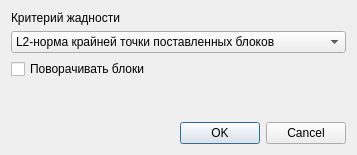
<?xml version="1.0" encoding="UTF-8"?>
<ui version="4.0">
 <class>GreedySolverDialog</class>
 <widget class="QDialog" name="GreedySolverDialog">
  <property name="geometry">
   <rect>
    <x>0</x>
    <y>0</y>
    <width>357</width>
    <height>155</height>
   </rect>
  </property>
  <property name="sizePolicy">
   <sizepolicy hsizetype="Fixed" vsizetype="Fixed">
    <horstretch>0</horstretch>
    <verstretch>0</verstretch>
   </sizepolicy>
  </property>
  <property name="windowTitle">
   <string>Параметры жадного алгоритма</string>
  </property>
  <layout class="QGridLayout" name="gridLayout">
   <property name="sizeConstraint">
    <enum>QLayout::SetDefaultConstraint</enum>
   </property>
   <item row="2" column="0">
    <widget class="QDialogButtonBox" name="buttonBox">
     <property name="orientation">
      <enum>Qt::Horizontal</enum>
     </property>
     <property name="standardButtons">
      <set>QDialogButtonBox::Cancel|QDialogButtonBox::Ok</set>
     </property>
    </widget>
   </item>
   <item row="1" column="0">
    <layout class="QFormLayout" name="formLayout">
     <property name="sizeConstraint">
      <enum>QLayout::SetDefaultConstraint</enum>
     </property>
     <property name="rowWrapPolicy">
      <enum>QFormLayout::WrapAllRows</enum>
     </property>
     <item row="0" column="0">
      <widget class="QLabel" name="label">
       <property name="sizePolicy">
        <sizepolicy hsizetype="Preferred" vsizetype="Fixed">
         <horstretch>0</horstretch>
         <verstretch>0</verstretch>
        </sizepolicy>
       </property>
       <property name="layoutDirection">
        <enum>Qt::LeftToRight</enum>
       </property>
       <property name="text">
        <string>Критерий жадности</string>
       </property>
       <property name="scaledContents">
        <bool>false</bool>
       </property>
       <property name="alignment">
        <set>Qt::AlignLeading|Qt::AlignLeft|Qt::AlignTop</set>
       </property>
      </widget>
     </item>
     <item row="0" column="1">
      <widget class="QComboBox" name="criteria">
       <property name="sizePolicy">
        <sizepolicy hsizetype="Ignored" vsizetype="Fixed">
         <horstretch>0</horstretch>
         <verstretch>0</verstretch>
        </sizepolicy>
       </property>
       <item>
        <property name="text">
         <string>L2-норма крайней точки поставленных блоков</string>
        </property>
       </item>
       <item>
        <property name="text">
         <string>L1-норма крайней точки поставленных блоков</string>
        </property>
       </item>
       <item>
        <property name="text">
         <string>L∞-норма до крайней точки поставленных блоков</string>
        </property>
       </item>
       <item>
        <property name="text">
         <string>Объём огибающего параллелепипеда для поставленных блоков</string>
        </property>
       </item>
       <item>
        <property name="text">
         <string>L2-норма до крайней точки текущего блока в контейнере</string>
        </property>
       </item>
       <item>
        <property name="text">
         <string>L1-норма до крайней точки текущего блока в контейнере</string>
        </property>
       </item>
       <item>
        <property name="text">
         <string>L∞-норма до крайней точки текущего блока в контейнере</string>
        </property>
       </item>
       <item>
        <property name="text">
         <string>Максимальный по объёму блок на ближайшей позиции к началу</string>
        </property>
       </item>
      </widget>
     </item>
     <item row="1" column="1">
      <widget class="QCheckBox" name="rotateBoxes">
       <property name="text">
        <string>Поворачивать блоки</string>
       </property>
      </widget>
     </item>
    </layout>
   </item>
  </layout>
 </widget>
 <resources/>
 <connections>
  <connection>
   <sender>buttonBox</sender>
   <signal>accepted()</signal>
   <receiver>GreedySolverDialog</receiver>
   <slot>accept()</slot>
   <hints>
    <hint type="sourcelabel">
     <x>248</x>
     <y>254</y>
    </hint>
    <hint type="destinationlabel">
     <x>157</x>
     <y>274</y>
    </hint>
   </hints>
  </connection>
  <connection>
   <sender>buttonBox</sender>
   <signal>rejected()</signal>
   <receiver>GreedySolverDialog</receiver>
   <slot>reject()</slot>
   <hints>
    <hint type="sourcelabel">
     <x>316</x>
     <y>260</y>
    </hint>
    <hint type="destinationlabel">
     <x>286</x>
     <y>274</y>
    </hint>
   </hints>
  </connection>
 </connections>
</ui>
